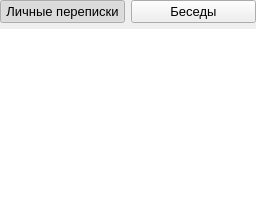
            <widget class="QWidget" name="personal_chats_page">
             <layout class="QGridLayout" name="gridLayout_5" rowstretch="0,0,0,0,0" columnstretch="0">
              <property name="leftMargin">
               <number>0</number>
              </property>
              <property name="topMargin">
               <number>0</number>
              </property>
              <property name="rightMargin">
               <number>0</number>
              </property>
              <property name="bottomMargin">
               <number>0</number>
              </property>
              <item row="4" column="0">
               <widget class="QListWidget" name="personal_chat_list">
                <property name="frameShape">
                 <enum>QFrame::NoFrame</enum>
                </property>
                <property name="horizontalScrollBarPolicy">
                 <enum>Qt::ScrollBarAlwaysOff</enum>
                </property>
                <property name="wordWrap">
                 <bool>false</bool>
                </property>
                <property name="selectionRectVisible">
                 <bool>false</bool>
                </property>
               </widget>
              </item>
              <item row="3" column="0">
               <layout class="QHBoxLayout" name="horizontalLayout_20">
                <item>
                 <widget class="QPushButton" name="unused_switch_personal_chats">
                  <property name="font">
                   <font>
                    <pointsize>10</pointsize>
                   </font>
                  </property>
                  <property name="text">
                   <string>Личные переписки</string>
                  </property>
                  <property name="checkable">
                   <bool>true</bool>
                  </property>
                  <property name="checked">
                   <bool>true</bool>
                  </property>
                 </widget>
                </item>
                <item>
                 <widget class="QPushButton" name="switch_group_chats">
                  <property name="font">
                   <font>
                    <pointsize>10</pointsize>
                   </font>
                  </property>
                  <property name="text">
                   <string>Беседы</string>
                  </property>
                  <property name="checkable">
                   <bool>false</bool>
                  </property>
                 </widget>
                </item>
               </layout>
              </item>
             </layout>
            </widget>
